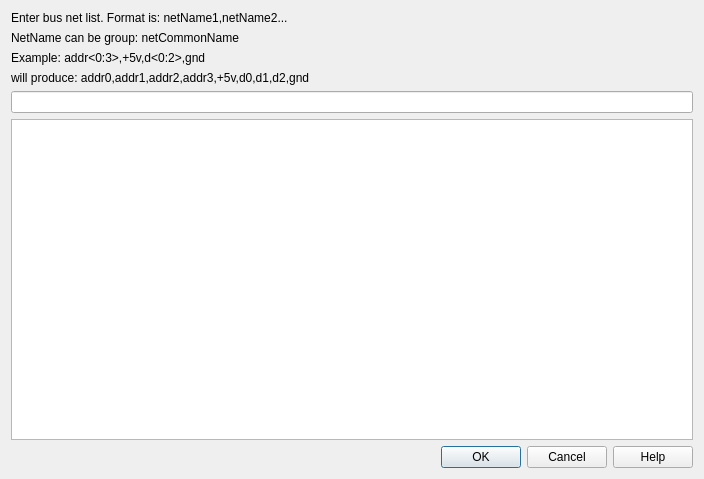
<?xml version="1.0" encoding="UTF-8"?>
<ui version="4.0">
 <class>SdDGetBus</class>
 <widget class="QDialog" name="SdDGetBus">
  <property name="geometry">
   <rect>
    <x>0</x>
    <y>0</y>
    <width>704</width>
    <height>479</height>
   </rect>
  </property>
  <property name="windowTitle">
   <string>Enter bus net list</string>
  </property>
  <layout class="QVBoxLayout" name="verticalLayout">
   <item>
    <widget class="QLabel" name="label">
     <property name="text">
      <string>Enter bus net list. Format is: netName1,netName2...</string>
     </property>
    </widget>
   </item>
   <item>
    <widget class="QLabel" name="label_2">
     <property name="text">
      <string>NetName can be group: netCommonName&lt;startIndex:stopIndex&gt;</string>
     </property>
    </widget>
   </item>
   <item>
    <widget class="QLabel" name="label_3">
     <property name="text">
      <string>Example: addr&lt;0:3&gt;,+5v,d&lt;0:2&gt;,gnd</string>
     </property>
    </widget>
   </item>
   <item>
    <widget class="QLabel" name="label_4">
     <property name="text">
      <string>will produce: addr0,addr1,addr2,addr3,+5v,d0,d1,d2,gnd</string>
     </property>
    </widget>
   </item>
   <item>
    <widget class="QLineEdit" name="mBusEdit">
     <property name="toolTip">
      <string>Bus net list with format above.</string>
     </property>
    </widget>
   </item>
   <item>
    <widget class="QListWidget" name="mBusList">
     <property name="toolTip">
      <string>Previously entered bus list.</string>
     </property>
    </widget>
   </item>
   <item>
    <widget class="QDialogButtonBox" name="buttonBox">
     <property name="orientation">
      <enum>Qt::Horizontal</enum>
     </property>
     <property name="standardButtons">
      <set>QDialogButtonBox::Cancel|QDialogButtonBox::Help|QDialogButtonBox::Ok</set>
     </property>
    </widget>
   </item>
  </layout>
 </widget>
 <resources/>
 <connections>
  <connection>
   <sender>buttonBox</sender>
   <signal>accepted()</signal>
   <receiver>SdDGetBus</receiver>
   <slot>accept()</slot>
   <hints>
    <hint type="sourcelabel">
     <x>248</x>
     <y>254</y>
    </hint>
    <hint type="destinationlabel">
     <x>157</x>
     <y>274</y>
    </hint>
   </hints>
  </connection>
  <connection>
   <sender>buttonBox</sender>
   <signal>rejected()</signal>
   <receiver>SdDGetBus</receiver>
   <slot>reject()</slot>
   <hints>
    <hint type="sourcelabel">
     <x>316</x>
     <y>260</y>
    </hint>
    <hint type="destinationlabel">
     <x>286</x>
     <y>274</y>
    </hint>
   </hints>
  </connection>
 </connections>
</ui>
